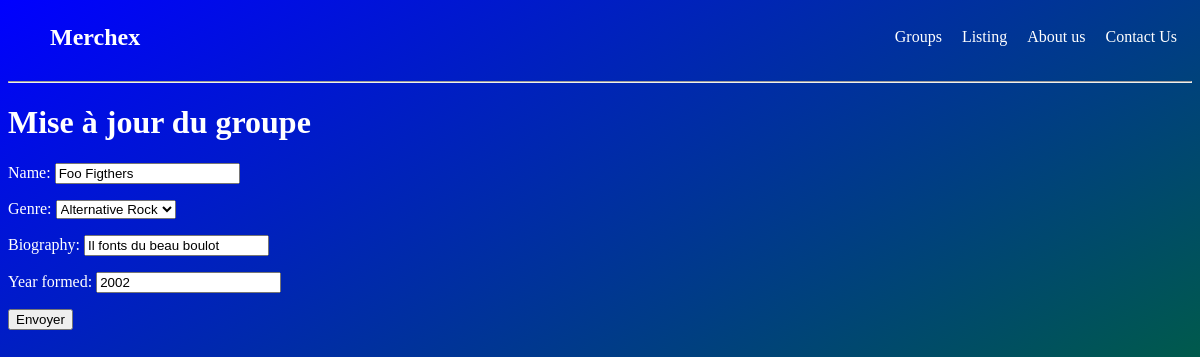
The page /bands/10/change on the database its author committed.
### listings/models.py (models this page shows, shortened)
class Band(models.Model):
    class Genre(models.TextChoices):
        HIP_HOP = 'HH'
        SYNTH_POP = 'SP'
        ALTERNATIVE_ROCK = 'AR'
        BIKUTSI = 'B'
        POP = 'PP'
    name = models.fields.CharField(max_length=100)
    genre= models.fields.CharField(choices= Genre.choices, max_length=5)
    biography = models.fields.CharField(max_length=50)
    year_formed = models.fields.IntegerField( validators=[MinValueValidator(1990),MaxValueValidator(2025)])
    active = models.fields.BooleanField(default=True)
    official_homepage = models.fields.URLField(null=True, blank=True)

### listings/views.py (the view)
# urls.py: path('bands/<int:id>/change', views.band_update, name = 'band-update'),
def band_update(request, id):
    band = Band.objects.get(id=id)
    if request.method == 'POST':
        form = BandForm(request.POST, instance=band)
        if form.is_valid():
            form.save()
            return redirect('band-detail', band.id)
    else:
        form = BandForm(instance=band)
    return render(request,'listings/band_update.html',{'form': form})

### listings/forms.py
class BandForm(forms.ModelForm):
   class Meta:
     model = Band
     exclude = ('active', 'official_homepage')

### listings/templates/listings/band_update.html (shortened to what this page needs)
{% extends 'listings/base.html' %}
{% block content  %}
    <h1>Mise à jour du groupe</h1>
    <form action="" method="post">
        {{ form.as_p }}
        <input type="submit" value="Envoyer">
    </form>
{% endblock  %}

### listings/static/listings/styles.css (style rules this page uses)
body { background: linear-gradient(150deg,blue,green); background-repeat: no-repeat; background-size: 100% 100vh; color: white ; }

### rows shown on the page
Band: name "Foo Figthers", genre "Alternative Rock", biography "Il fonts du beau boulot", year_formed "2002"
